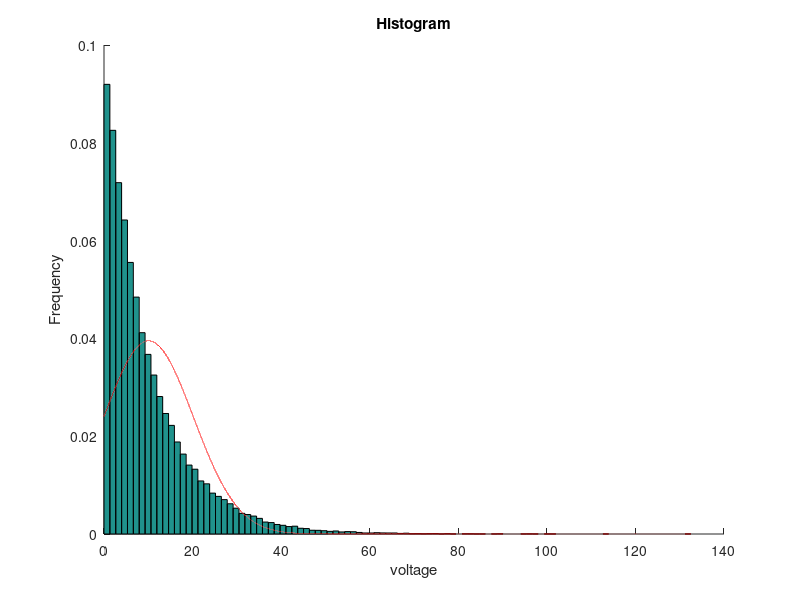

Recreate this plot in MATLAB.
clear all
clc
close all

y=csvread('dataset_2.csv');

num_of_bins=100;
bin_size=(max(y)-min(y))/num_of_bins;
bin_count=zeros(1,num_of_bins);
bin_center=zeros(1,num_of_bins);

%this for loop is to put each y into their bins
for i=1:1:length(y)
    if y(i)==min(y)
        bin_num=1;
    else
        bin_num=abs(ceil((y(i)-min(y))/bin_size));
    end
    bin_count(bin_num)=bin_count(bin_num)+1;
end

%this loop is for calculating midpoints of bins
for i=1:1:num_of_bins
    bin_center(i)=min(y)+(2*i-1)/2*bin_size;
end

%using vectorization to calculate the mean and variance
calc_mean=sum(bin_center.*bin_count/length(y))
calc_var=sum(bin_count.*(bin_center-calc_mean).^2/length(y))
calc_std=sqrt(calc_var)
actual_mean=mean(y)
actual_var=var(y)
actual_std=std(y)
%plotting the graphs
normalized=bin_count/(sum(bin_count.*bin_size));
hold on
bar(bin_center,normalized,'hist');
x=min(y):0.001:max(y);
p=1/sqrt(2*pi*calc_var)*exp(-(x-calc_mean).^2/2/calc_var);
plot(x,p,'r');
title('Histogram');
xlabel('voltage');ylabel('Frequency');
hold off
        








